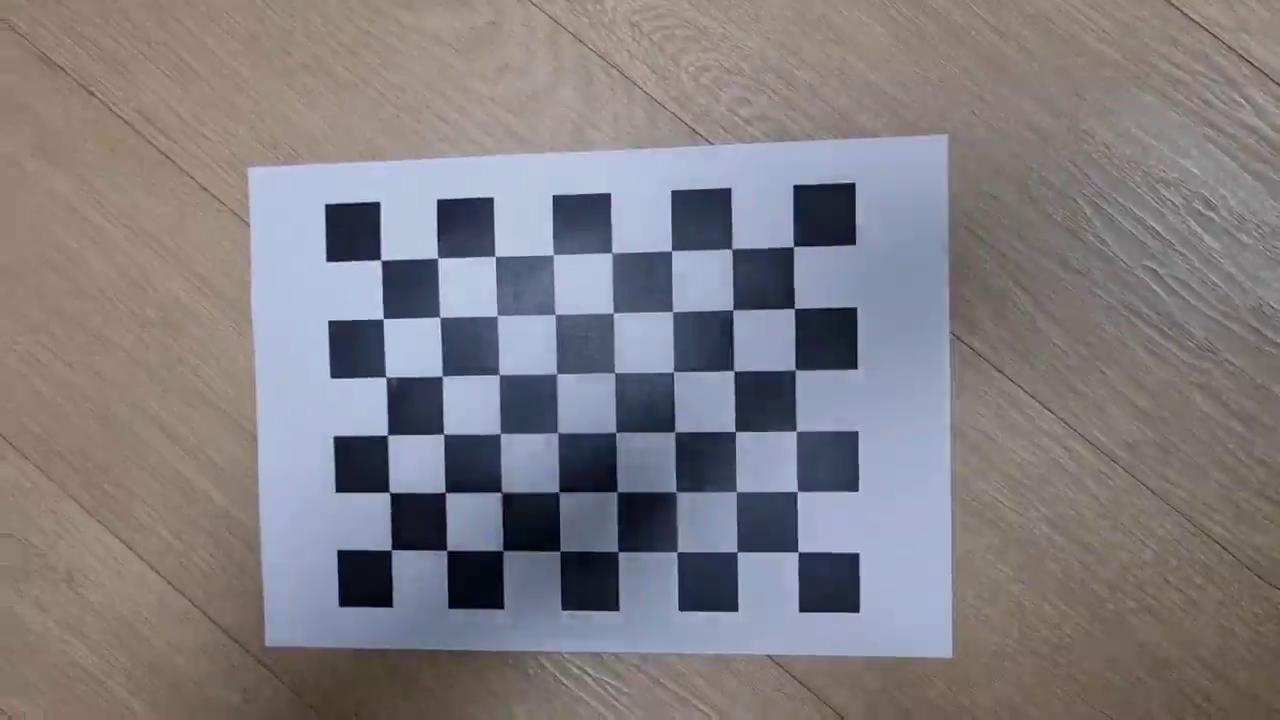
#> input picture frame 26 of chessboard.mp4, 1280 x 720 px
$ python CameraAR.py
#> lines starting #> are read from the running program, lines starting #| are printed output that depends on the picture; after the words box and inside, x2 and y2 are one past the last pixel; in counts of white or black regions, pixels touching at a corner belong together
import numpy as np
import cv2 as cv

# The given video and calibration data
input_file = 'C:/Users/sinyb/Desktop/chessboard.mp4'
K = np.array([[1.12763459e+03, 0.00000000e+00, 6.75725031e+02],
              [0.00000000e+00, 1.13015847e+03, 3.55773964e+02],
              [0.00000000e+00, 0.00000000e+00, 1.00000000e+00]])
dist_coeff = np.array([0.16222523, -0.96147608, -0.0063773, 0.00862618, 1.97305109])
board_pattern = (8, 6)
board_cellsize = 0.025
board_criteria = cv.CALIB_CB_ADAPTIVE_THRESH + cv.CALIB_CB_NORMALIZE_IMAGE + cv.CALIB_CB_FAST_CHECK

# Open a video
video = cv.VideoCapture(input_file)
assert video.isOpened(), 'Cannot read the given input, ' + input_file

# Prepare a 3D box for simple AR
box_lower = board_cellsize * np.array([[4, 5, 0], [1, 2, 0], [1, 4, 0], [0, 5, 0], [0, 0, 0], [3, 3, 0], [6, 0, 0], [6, 5, 0], [5, 4, 0], [5, 2, 0], [2, 5, 0]])
box_upper = board_cellsize * np.array([[4, 5, -1], [1, 2, -1], [1, 4, -1], [0, 5, -1], [0, 0, -1], [3, 3, -1], [6, 0, -1], [6, 5, -1], [5, 4, -1], [5, 2, -1], [2, 5, -1]])

# Prepare 3D points on a chessboard
obj_points = board_cellsize * np.array([[c, r, 0] for r in range(board_pattern[1]) for c in range(board_pattern[0])])

# Run pose estimation
while True:
    # Read an image from the video
    valid, img = video.read()
#> img is the input picture: shape (720, 1280, 3); mean B, G, R 129.3, 125.6, 129.9
    if not valid:
        break

    # Estimate the camera pose
    complete, img_points = cv.findChessboardCorners(img, board_pattern, board_criteria)
#> complete = True; img_points = 48 rows, first 8: [380.5, 259.8], [437.7, 257.8], [495.1, 256.4], [553.1, 254.8], [611.4, 252.5], [671.5, 250.5], [731.4, 249.2], [793.5, 246.6]
    if complete:
        ret, rvec, tvec = cv.solvePnP(obj_points, img_points, K, dist_coeff)
#> ret = True; rvec = [0.0313, 0.122, -0.0202]; tvec = [-0.126, -0.041, 0.484]

        # Draw the box on the image
        line_lower, _ = cv.projectPoints(box_lower, rvec, tvec, K, dist_coeff)
#> line_lower = [[619, 551], [441.7, 375.4], [445.2, 492.1], [391, 549.9], [381.5, 259], [557.8, 432.8], [731.4, 249], [737.8, 551.7], [676.4, 491.5], [673.7, 371.8], [503.5, 550.5]]
        line_upper, _ = cv.projectPoints(box_upper, rvec, tvec, K, dist_coeff)
#> line_upper = [[608.2, 563.8], [421.4, 378.4], [425.2, 501.5], [368.4, 562.3], [358.1, 255.7], [543.8, 439.1], [726.7, 245.1], [733.5, 564.7], [668.8, 501.1], [665.8, 374.7], [486.6, 563.1]]
        cv.polylines(img, [np.int32(line_lower)], True, (255, 0, 0), 2)
        cv.polylines(img, [np.int32(line_upper)], True, (0, 0, 255), 2)
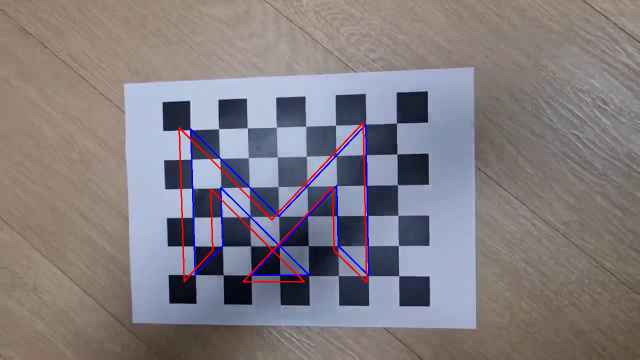
#> img: shape (720, 1280, 3) (shown at 1/2 size); mean B, G, R 129.2, 124.1, 130.5
        for b, t in zip(line_lower, line_upper):
            cv.line(img, np.int32(b.flatten()), np.int32(t.flatten()), (0, 255, 0), 2)
#> this loop made 11 passes
#> (b, t) on passes 1 to 8: ([[619, 551]], [[608.2, 563.8]]), ([[441.7, 375.4]], [[421.4, 378.4]]), ([[445.2, 492.1]], [[425.2, 501.5]]), ([[391, 549.9]], [[368.4, 562.3]]), ([[381.5, 259]], [[358.1, 255.7]]), ([[557.8, 432.8]], [[543.8, 439.1]]), ([[731.4, 249]], [[726.7, 245.1]]), ([[737.8, 551.7]], [[733.5, 564.7]])
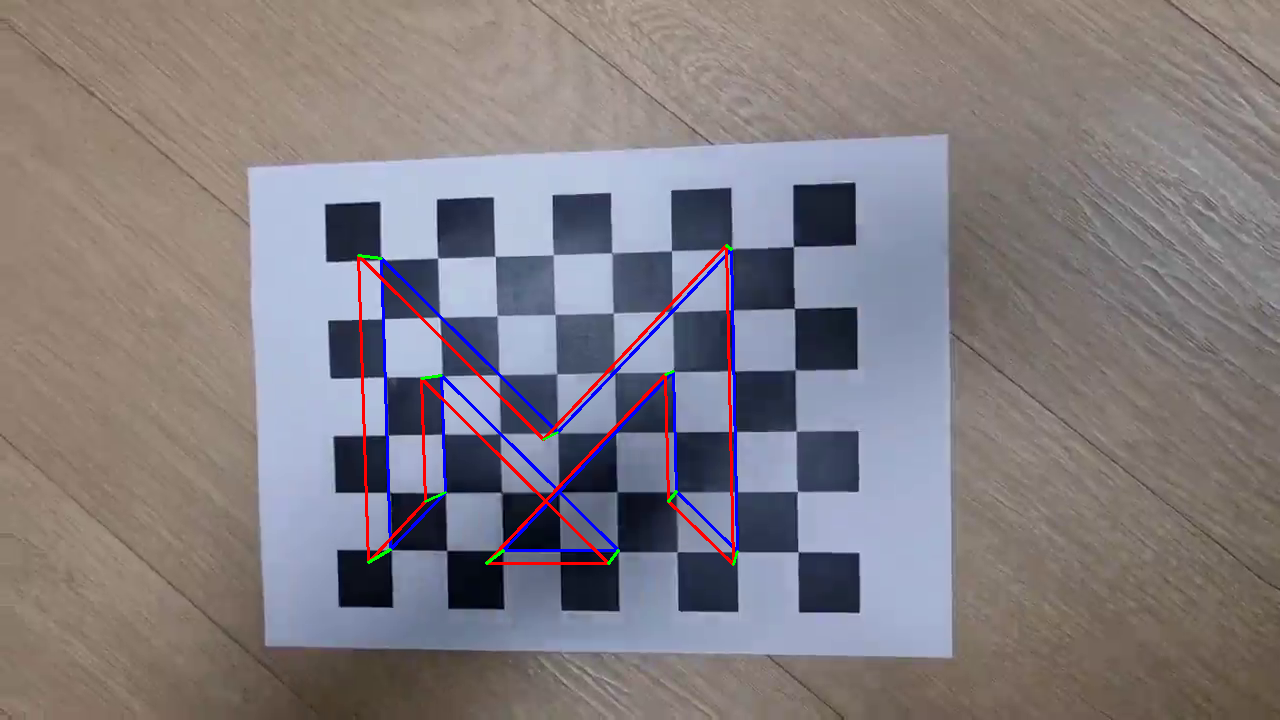
#> img: shape (720, 1280, 3); 0.07% of pixels changed, all inside (x1, y1, x2, y2) = (357, 244, 739, 566)

        # Print the camera position
        R, _ = cv.Rodrigues(rvec) # Alternative) scipy.spatial.transform.Rotation
#> R = [[0.992, 0.022, 0.122], [-0.0182, 0.999, -0.0324], [-0.122, 0.03, 0.992]]
        p = (-R.T @ tvec).flatten()
#> p = [0.183, 0.0293, -0.466]
        info = f'XYZ: [{p[0]:.3f} {p[1]:.3f} {p[2]:.3f}]'
#> info = 'XYZ: [0.183 0.029 -0.466]'
        cv.putText(img, info, (10, 25), cv.FONT_HERSHEY_DUPLEX, 0.6, (0, 255, 0))
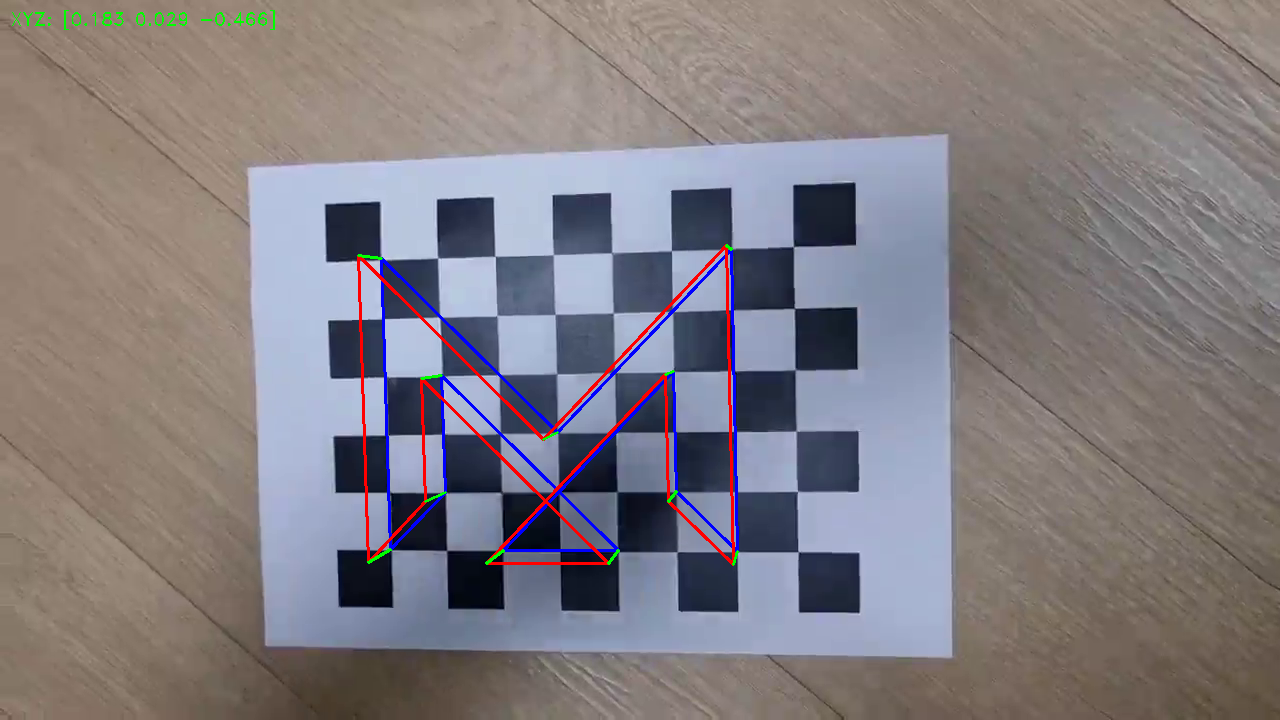
#> img: shape (720, 1280, 3); 0.09% of pixels changed, all inside (x1, y1, x2, y2) = (12, 10, 275, 30)

    # Show the image and process the key event
    cv.imshow('Pose Estimation (Chessboard)', img)
    key = cv.waitKey(10)
#> (key Esc is pressed here)
    if key == ord(' '):
        key = cv.waitKey()
    if key == 27: # ESC
        break

video.release()
cv.destroyAllWindows()

$ run again, starting later in the video
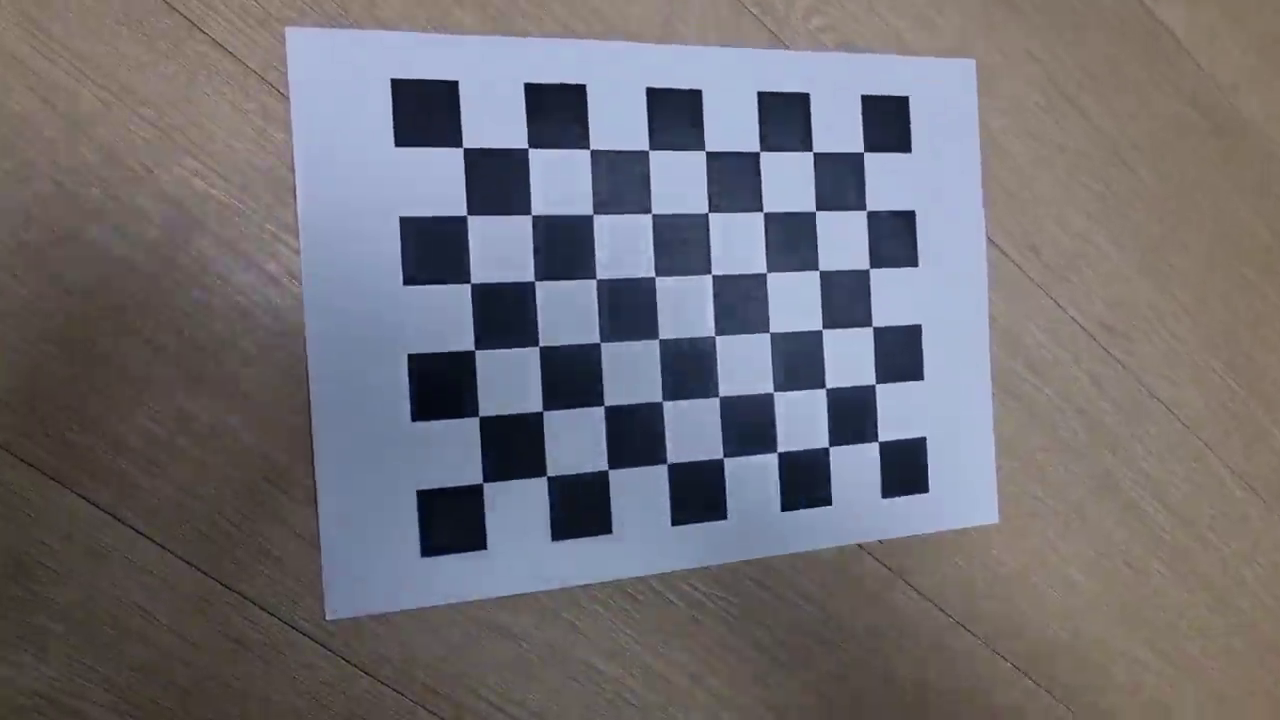
#> input picture frame 117 of chessboard.mp4, 1280 x 720 px
#> img is the input picture: shape (720, 1280, 3); mean B, G, R 116.3, 110.1, 112.1
#> complete = True; img_points = 48 rows, first 8: [463, 147.5], [528, 147.9], [589.9, 149.8], [648.5, 150.1], [705, 150.6], [759.5, 151.6], [812.5, 151.5], [863.5, 152]
#> ret = True; rvec = [0.00221, -0.406, -0.0601]; tvec = [-0.0798, -0.0772, 0.422]
#> line_lower = [[722.4, 457.5], [535, 280.5], [543, 410.8], [483, 482.4], [461.9, 147.4], [659.1, 339], [812.8, 151.5], [828.3, 446.7], [772.9, 392.3], [766.2, 272.5], [608, 469.4]]
#> line_upper = [[750.2, 462.3], [554.3, 275.6], [562.7, 413.3], [499.7, 489], [477.5, 134.7], [684, 337.4], [844.5, 140.3], [860.6, 450.7], [802.8, 393.6], [795.9, 267.5], [630.7, 474.9]]
#> the loop `for b, t in zip(line_lower, line_upper):` made 11 passes
#> (b, t) on passes 1 to 8: ([[722.4, 457.5]], [[750.2, 462.3]]), ([[535, 280.5]], [[554.3, 275.6]]), ([[543, 410.8]], [[562.7, 413.3]]), ([[483, 482.4]], [[499.7, 489]]), ([[461.9, 147.4]], [[477.5, 134.7]]), ([[659.1, 339]], [[684, 337.4]]), ([[812.8, 151.5]], [[844.5, 140.3]]), ([[828.3, 446.7]], [[860.6, 450.7]])
#> after the loop `for b, t in zip(line_lower, line_upper):`:
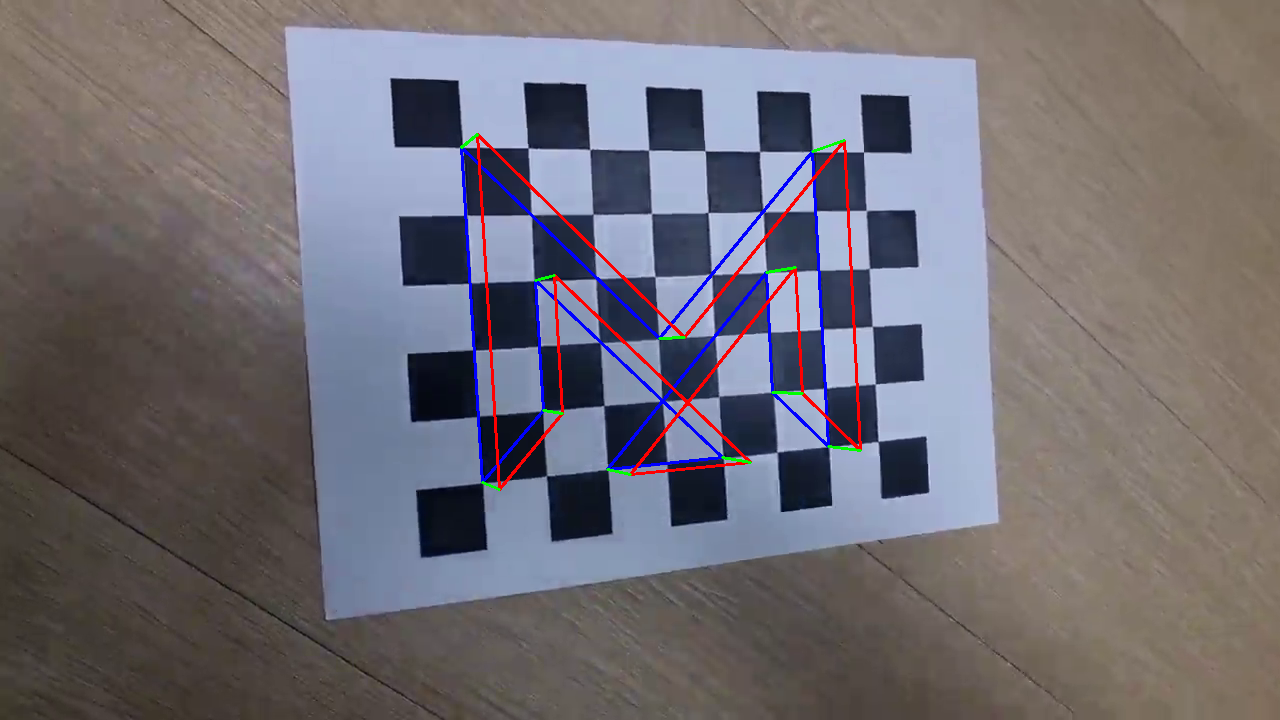
#> img: shape (720, 1280, 3); mean B, G, R 116, 108.7, 112.6
#> R = [[0.917, 0.058, -0.394], [-0.0589, 0.998, 0.00987], [0.394, 0.0142, 0.919]]
#> p = [-0.0979, 0.0757, -0.419]
#> info = 'XYZ: [-0.098 0.076 -0.419]'
#> `cv.putText(img, info, (10, 25), cv.FONT_HERSHEY_DUPLEX, 0.6, (0, 255, ..`:
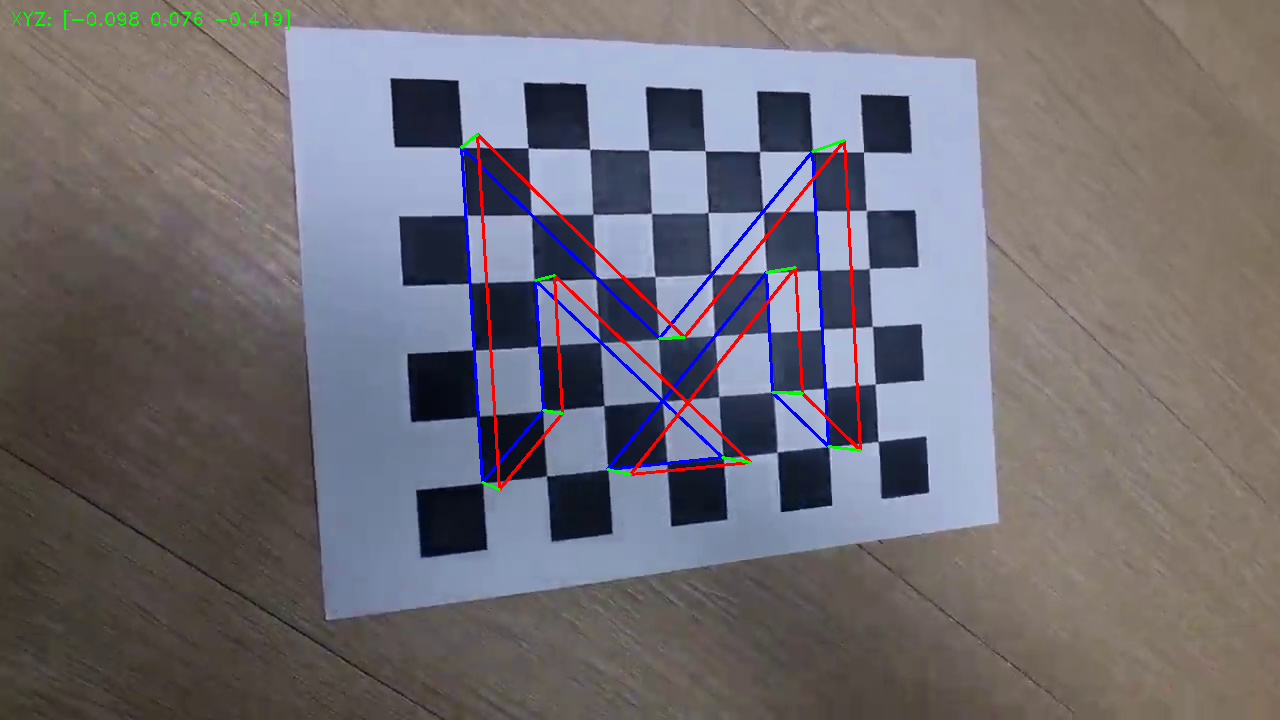
#> img: shape (720, 1280, 3); 0.1% of pixels changed, all inside (x1, y1, x2, y2) = (12, 10, 290, 30)
